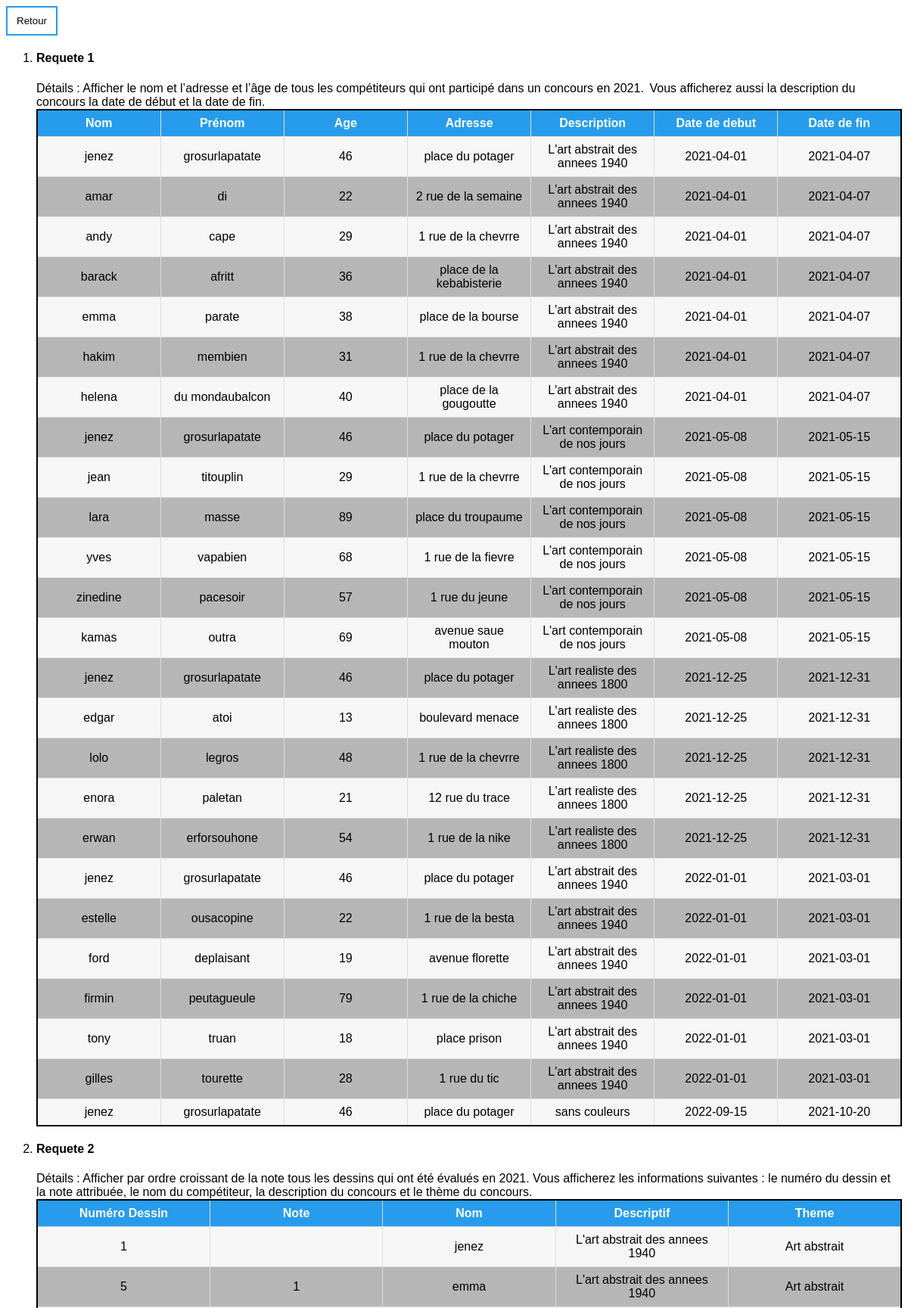
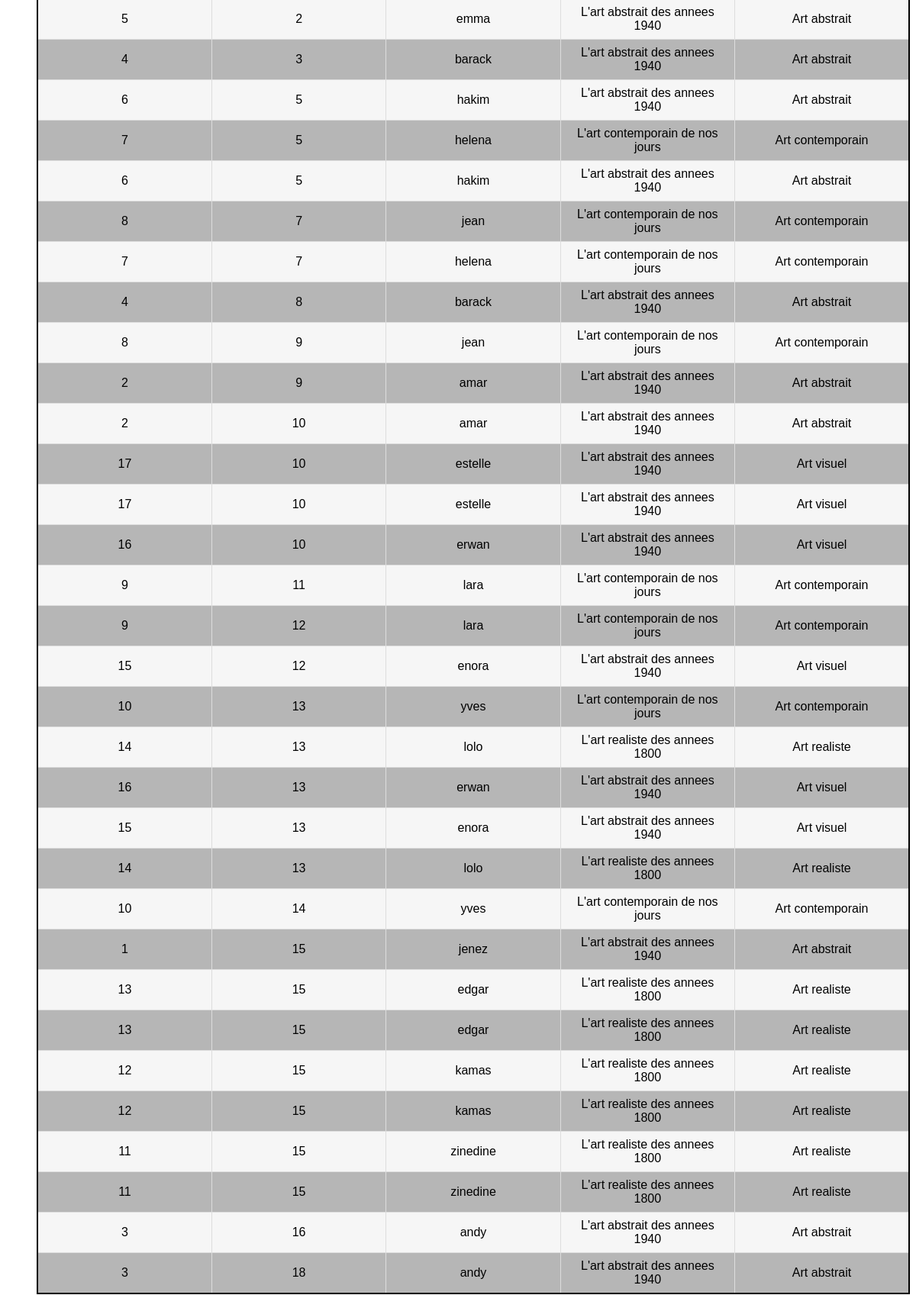
Page /imposees.php (upper part) on the committed database (2 pictures, top to bottom).
### tables this page shows
CREATE TABLE Utilisateur (
    numUtilisateur  Integer NOT NULL UNIQUE AUTO_INCREMENT,
    nom             Varchar (40) NOT NULL,
    prenom          Varchar (40) NOT NULL,
    role            Varchar (40) NOT NULL,
    adresse         Varchar (100) NOT NULL,
    identifiant     Varchar (100) NOT NULL UNIQUE,
    motDePasse      Varchar (100) NOT NULL,
    age             Integer,
    PRIMARY KEY (numUtilisateur)
);

CREATE TABLE Concours (
    numConcours Integer NOT NULL AUTO_INCREMENT,
    theme Varchar (40) NOT NULL,
    etat Varchar (40) NOT NULL,
    descriptif Varchar (100) NOT NULL,
    dateDebut Date,
    dateFin Date,
    PRIMARY KEY (numConcours)
);

### requetes.php (called while the page is built, shortened)
<?php
        function getGeneric($sql){
            $values = null;
             try{
                 $h="mysql:host=".DB_HOST.";dbname=".DB_NAME;
                 $link = new PDO($h, DB_USER, DB_PASS);
                 $link->setAttribute(PDO::ATTR_ERRMODE, PDO::ERRMODE_EXCEPTION);
                 $sth = $link->prepare($sql);
                 $sth->execute();
                 $values = $sth->fetchAll(PDO::FETCH_ASSOC);
             }
             catch(PDOException $e){
                 echo "Erreur : " . $e->getMessage();
             }
             return $values;
        }
?>

### imposees.php (the view, shortened to what this page needs)
<?php
    include_once("./requetes.php");
    $req1 = getGeneric(REQ1);
    $req2 = getGeneric(REQ2);
?>
<html lang="en">
<head>
    <link rel="stylesheet" href="style.css" media="screen" type="text/css" />
    <input class="button" type="button" value="Retour" onClick="window.location.href='./accueil.php'">
</head>
<body>
    <ol>
        <li>
            <div class="item-req">
                <h4>Requete 1</h4>
                <span>Détails :</span>
                <span>Afficher le nom et l’adresse et l’âge de tous les compétiteurs qui ont participé dans un concours en 2021.  Vous afficherez aussi la description du concours la date de début et la date de fin. </span>
                <table>
                    <tr>
                        <th>Nom</th>
                        <th>Prénom</th>
                        <th>Age</th>
                        <th>Adresse</th>
                        <th>Description</th>
                        <th>Date de debut</th>
                        <th>Date de fin</th>
                    </tr>
                    <?php
                        foreach ($req1 as $key=>$value) {
                            echo '<tr>
                            <td>'. $value["nom"] .'</td>
                            <td>'. $value["prenom"] .'</td>
                            <td>'. $value["age"] .'</td>
                            <td>'. $value["adresse"] .'</td>
                            <td>'. $value["descriptif"] .'</td>
                            <td>'. $value["dateDebut"] .'</td>
                            <td>'. $value["dateFin"] .'</td>
                            </tr>';
                        }
                    ?>
                </table>
            </div>
        </li>
        <li>
            <div class="item-req">
                <h4>Requete 2</h4>
                <span>Détails :</span>
                <span>Afficher par ordre croissant de la note tous les dessins qui ont été évalués en 2021. Vous afficherez les informations suivantes : le numéro du dessin et la note attribuée, le nom du compétiteur, la description du concours et le thème du concours. </span>
                <table id="customers">
                    <tr>
                        <th>Numéro Dessin</th>
                        <th>Note</th>
                        <th>Nom</th>
                        <th>Descriptif</th>
                        <th>Theme</th>
                    </tr>
                    <?php
                        foreach ($req2 as $key=>$value) {
                            echo '<tr>
                            <td>'. $value["numDessin"] .'</td>
                            <td>'. $value["note"] .'</td>
                            <td>'. $value["nom"] .'</td>
                            <td>'. $value["descriptif"] .'</td>
                            <td>'. $value["theme"] .'</td>
                            </tr>';
                        }
                    ?>
                </table>
            </div>
        </li>
    </ol>
</body>
</html>

### style.css (style rules this page uses)
.button { background-color: white; color: black; border: 2px solid #279CEC; padding: 10px 12px; }
.button { transition-duration: 0.4s; }
body { background: white; font-family: Arial, Helvetica, sans-serif; }
table { table-layout: fixed; width: 100%; border-collapse: collapse; border: 2px solid black; text-align: center; background-color: #f6f6f6; }
table tr:nth-child(odd) { background-color: #b6b6b6; }
th { background-color: #279CEC; color: white; border: 1px solid #ddd; padding: 8px; }
td { border: 1px solid #ddd; padding: 8px; }

### rows in the picture
utilisateur: nom "jenez", prenom "grosurlapatate", age "46", adresse "place du potager", concours.descriptif "L'art abstrait des annees 1940", concours.dateDebut "2021-04-01", concours.dateFin "2021-04-07", concours.descriptif "L'art contemporain de nos jours", concours.dateDebut "2021-05-08", concours.dateFin "2021-05-15", concours.descriptif "L'art realiste des annees 1800", concours.dateDebut "2021-12-25", concours.dateFin "2021-12-31", concours.dateDebut "2022-01-01", concours.dateFin "2021-03-01", concours.descriptif "sans couleurs", concours.dateDebut "2022-09-15", concours.dateFin "2021-10-20"
utilisateur: nom "amar", prenom "di", age "22", adresse "2 rue de la semaine", concours.descriptif "L'art abstrait des annees 1940", concours.dateDebut "2021-04-01", concours.dateFin "2021-04-07"
utilisateur: nom "andy", prenom "cape", age "29", adresse "1 rue de la chevrre", concours.descriptif "L'art abstrait des annees 1940", concours.dateDebut "2021-04-01", concours.dateFin "2021-04-07"
utilisateur: nom "barack", prenom "afritt", age "36", adresse "place de la kebabisterie", concours.descriptif "L'art abstrait des annees 1940", concours.dateDebut "2021-04-01", concours.dateFin "2021-04-07"
utilisateur: nom "emma", prenom "parate", age "38", adresse "place de la bourse", concours.descriptif "L'art abstrait des annees 1940", concours.dateDebut "2021-04-01", concours.dateFin "2021-04-07"
utilisateur: nom "hakim", prenom "membien", age "31", adresse "1 rue de la chevrre", concours.descriptif "L'art abstrait des annees 1940", concours.dateDebut "2021-04-01", concours.dateFin "2021-04-07"
utilisateur: nom "helena", prenom "du mondaubalcon", age "40", adresse "place de la gougoutte", concours.descriptif "L'art abstrait des annees 1940", concours.dateDebut "2021-04-01", concours.dateFin "2021-04-07"
utilisateur: nom "jean", prenom "titouplin", age "29", adresse "1 rue de la chevrre", concours.descriptif "L'art contemporain de nos jours", concours.dateDebut "2021-05-08", concours.dateFin "2021-05-15"
utilisateur: nom "lara", prenom "masse", age "89", adresse "place du troupaume", concours.descriptif "L'art contemporain de nos jours", concours.dateDebut "2021-05-08", concours.dateFin "2021-05-15"
utilisateur: nom "yves", prenom "vapabien", age "68", adresse "1 rue de la fievre", concours.descriptif "L'art contemporain de nos jours", concours.dateDebut "2021-05-08", concours.dateFin "2021-05-15"
utilisateur: nom "zinedine", prenom "pacesoir", age "57", adresse "1 rue du jeune", concours.descriptif "L'art contemporain de nos jours", concours.dateDebut "2021-05-08", concours.dateFin "2021-05-15"
utilisateur: nom "kamas", prenom "outra", age "69", adresse "avenue saue mouton", concours.descriptif "L'art contemporain de nos jours", concours.dateDebut "2021-05-08", concours.dateFin "2021-05-15"
utilisateur: nom "edgar", prenom "atoi", age "13", adresse "boulevard menace", concours.descriptif "L'art realiste des annees 1800", concours.dateDebut "2021-12-25", concours.dateFin "2021-12-31"
utilisateur: nom "lolo", prenom "legros", age "48", adresse "1 rue de la chevrre", concours.descriptif "L'art realiste des annees 1800", concours.dateDebut "2021-12-25", concours.dateFin "2021-12-31"
utilisateur: nom "enora", prenom "paletan", age "21", adresse "12 rue du trace", concours.descriptif "L'art realiste des annees 1800", concours.dateDebut "2021-12-25", concours.dateFin "2021-12-31"
utilisateur: nom "erwan", prenom "erforsouhone", age "54", adresse "1 rue de la nike", concours.descriptif "L'art realiste des annees 1800", concours.dateDebut "2021-12-25", concours.dateFin "2021-12-31"
utilisateur: nom "estelle", prenom "ousacopine", age "22", adresse "1 rue de la besta", concours.descriptif "L'art abstrait des annees 1940", concours.dateDebut "2022-01-01", concours.dateFin "2021-03-01"
utilisateur: nom "ford", prenom "deplaisant", age "19", adresse "avenue florette", concours.descriptif "L'art abstrait des annees 1940", concours.dateDebut "2022-01-01", concours.dateFin "2021-03-01"
utilisateur: nom "firmin", prenom "peutagueule", age "79", adresse "1 rue de la chiche", concours.descriptif "L'art abstrait des annees 1940", concours.dateDebut "2022-01-01", concours.dateFin "2021-03-01"
utilisateur: nom "tony", prenom "truan", age "18", adresse "place prison", concours.descriptif "L'art abstrait des annees 1940", concours.dateDebut "2022-01-01", concours.dateFin "2021-03-01"
utilisateur: nom "gilles", prenom "tourette", age "28", adresse "1 rue du tic", concours.descriptif "L'art abstrait des annees 1940", concours.dateDebut "2022-01-01", concours.dateFin "2021-03-01"

### other values in the picture
$value["numDessin"] "1"
$value["nom"] "jenez"
$value["descriptif"] "L'art abstrait des annees 1940"
$value["theme"] "Art abstrait"
$value["numDessin"] "5"
$value["note"] "1"
$value["nom"] "emma"
$value["note"] "2"
$value["numDessin"] "4"
$value["note"] "3"
$value["nom"] "barack"
$value["numDessin"] "6"
$value["note"] "5"
$value["nom"] "hakim"
$value["numDessin"] "7"
